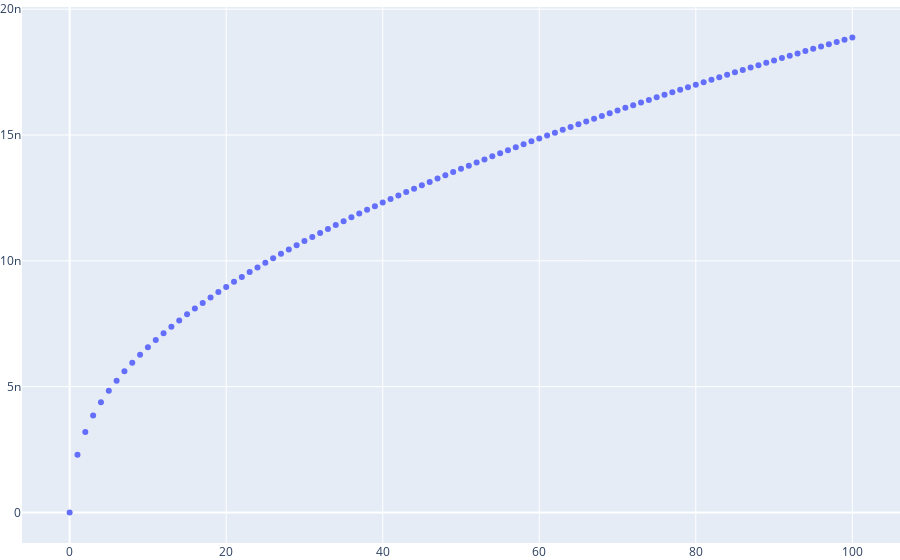

Notebook cell for this chart:
### Markdown cell above
# Check all notes

### Code cell
df = pd.read_csv(PATH+'/base.csv',index_col=0)
fig = go.Figure()
fig.update_layout(margin={'r': 0, 'l': 0, 't': 0, 'b': 0})
fig.add_traces(
    go.Scatter(
        x=df['k1'],
        y=df['target'],
        text=df['name'],
        mode='markers',
        hovertemplate='k1: %{x}<br>integral: %{y:.2E} <br> %{text}',
        name='',
    ))

### Figure 1 — Plotly figure (JSON) as saved in the notebook; plotly's stock layout.template omitted (floating-point values rounded to 4 significant figures)
{"data": [{"hovertemplate": "k1: %{x}<br>integral: %{y:.2E} <br> %{text}", "mode": "markers", "name": "", "text": ["start", "start", "start", "start", "start", "start", "start", "start", "start", "start", "start", "start", "start", "start", "start", "start", "start", "start", "start", "start", "start", "start", "start", "start", "start", "start", "start", "start", "start", "start", "start", "start", "start", "start", "start", "start", "start", "start", "start", "start", "start", "start", "start", "start", "start", "start", "start", "start", "start", "start", "start", "start", "start", "start", "start", "start", "start", "start", "start", "start", "start", "start", "start", "start", "start", "start", "start", "start", "start", "start", "start", "start", "start", "start", "start", "start", "start", "start", "start", "start", "start", "start", "start", "start", "start", "start", "start", "start", "start", "start", "start", "start", "start", "start", "start", "start", "start", "start", "start", "start", "start"], "type": "scatter", "x": [0, 1, 2, 3, 4, 5, 6, 7, 8, 9, 10, 11, 12, 13, 14, 15, 16, 17, 18, 19, 20, 21, 22, 23, 24, 25, 26, 27, 28, 29, 30, 31, 32, 33, 34, 35, 36, 37, 38, 39, 40, 41, 42, 43, 44, 45, 46, 47, 48, 49, 50, 51, 52, 53, 54, 55, 56, 57, 58, 59, 60, 61, 62, 63, 64, 65, 66, 67, 68, 69, 70, 71, 72, 73, 74, 75, 76, 77, 78, 79, 80, 81, 82, 83, 84, 85, 86, 87, 88, 89, 90, 91, 92, 93, 94, 95, 96, 97, 98, 99, 100], "y": [0, 2.298e-09, 3.202e-09, 3.85e-09, 4.378e-09, 4.833e-09, 5.238e-09, 5.608e-09, 5.949e-09, 6.268e-09, 6.568e-09, 6.853e-09, 7.124e-09, 7.384e-09, 7.633e-09, 7.873e-09, 8.105e-09, 8.329e-09, 8.547e-09, 8.758e-09, 8.964e-09, 9.165e-09, 9.361e-09, 9.552e-09, 9.739e-09, 9.922e-09, 1.01e-08, 1.028e-08, 1.045e-08, 1.062e-08, 1.079e-08, 1.095e-08, 1.111e-08, 1.127e-08, 1.142e-08, 1.158e-08, 1.173e-08, 1.188e-08, 1.203e-08, 1.217e-08, 1.231e-08, 1.246e-08, 1.259e-08, 1.273e-08, 1.287e-08, 1.3e-08, 1.314e-08, 1.327e-08, 1.34e-08, 1.353e-08, 1.366e-08, 1.378e-08, 1.391e-08, 1.403e-08, 1.415e-08, 1.427e-08, 1.439e-08, 1.451e-08, 1.463e-08, 1.475e-08, 1.486e-08, 1.498e-08, 1.509e-08, 1.521e-08, 1.532e-08, 1.543e-08, 1.554e-08, 1.565e-08, 1.576e-08, 1.587e-08, 1.597e-08, 1.608e-08, 1.619e-08, 1.629e-08, 1.639e-08, 1.65e-08, 1.66e-08, 1.67e-08, 1.68e-08, 1.69e-08, 1.7e-08, 1.71e-08, 1.72e-08, 1.73e-08, 1.739e-08, 1.749e-08, 1.759e-08, 1.768e-08, 1.778e-08, 1.787e-08, 1.797e-08, 1.806e-08, 1.815e-08, 1.824e-08, 1.834e-08, 1.843e-08, 1.852e-08, 1.861e-08, 1.87e-08, 1.879e-08, 1.887e-08]}], "layout": {"margin": {"b": 0, "l": 0, "r": 0, "t": 0}}}
